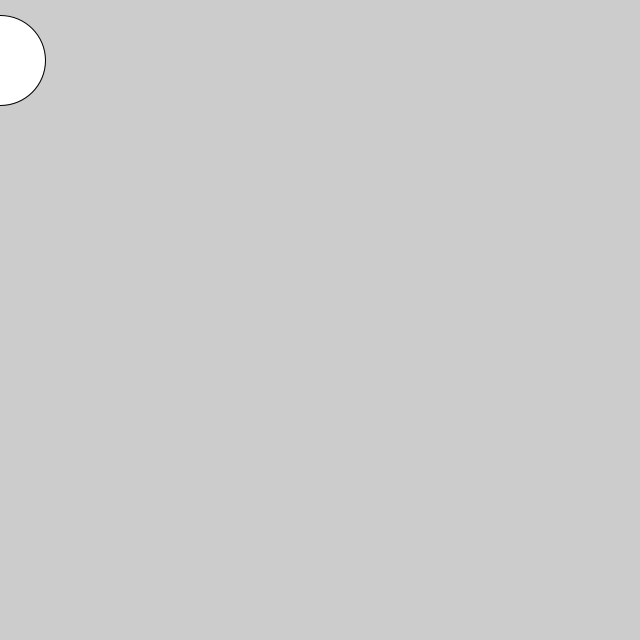
Frame 1 (no input)
Frame 60 (the mouse pressed at the canvas centre just before this capture): identical to frame 1, image omitted
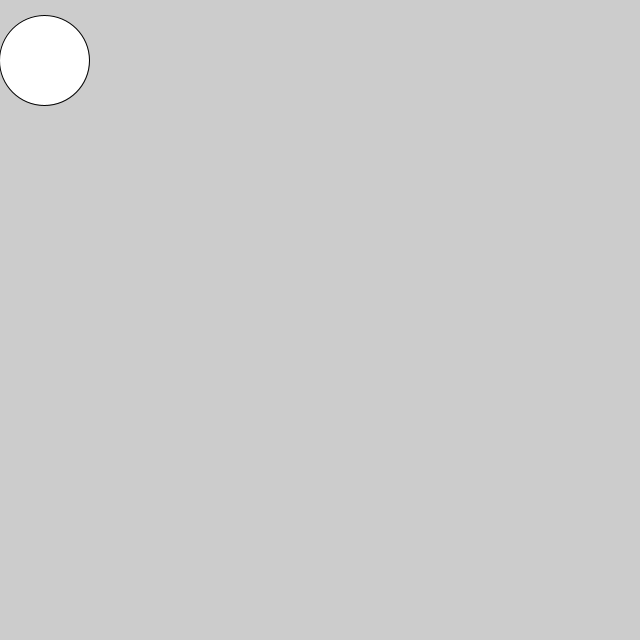
Frame 120 (the mouse held since frame 60 and released just before this capture)

The Processing sketch that drew these frames (run headless with seeded random() and noise(); from frame 60 on, the mouse is pressed at the canvas centre):

// Processing sketch: sketch_170328_example811
// ── sketch_170328_example811.pde
int time1 = 2000;
int time2 = 4000;
float x = 0;

/*
* 初期処理
* 初回のみ実行
*/
void setup() {
  size(640, 640);
}

/*
* 描写処理
* 実行中は繰返し実行
*/
void draw() {
  int currentTime = millis();
  background(204);
  if (currentTime > time2) {
    x -= 0.5;
  } else if (currentTime > time1) {
    x += 2;
  }
  println(currentTime);
  ellipse(x, 60, 90, 90);
}
